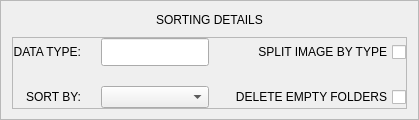
                          <widget class="QFrame" name="frame_sortingDetails">
                           <property name="minimumSize">
                            <size>
                             <width>0</width>
                             <height>100</height>
                            </size>
                           </property>
                           <property name="maximumSize">
                            <size>
                             <width>16777215</width>
                             <height>160</height>
                            </size>
                           </property>
                           <property name="frameShape">
                            <enum>QFrame::StyledPanel</enum>
                           </property>
                           <property name="frameShadow">
                            <enum>QFrame::Raised</enum>
                           </property>
                           <layout class="QVBoxLayout" name="verticalLayout_26" stretch="0,0">
                            <property name="spacing">
                             <number>10</number>
                            </property>
                            <property name="topMargin">
                             <number>12</number>
                            </property>
                            <property name="bottomMargin">
                             <number>10</number>
                            </property>
                            <item>
                             <widget class="QLabel" name="title_sortingDetails">
                              <property name="maximumSize">
                               <size>
                                <width>16777215</width>
                                <height>40</height>
                               </size>
                              </property>
                              <property name="text">
                               <string>SORTING DETAILS</string>
                              </property>
                              <property name="alignment">
                               <set>Qt::AlignCenter</set>
                              </property>
                             </widget>
                            </item>
                            <item>
                             <widget class="QFrame" name="frame_inputDetails">
                              <property name="minimumSize">
                               <size>
                                <width>0</width>
                                <height>0</height>
                               </size>
                              </property>
                              <property name="frameShape">
                               <enum>QFrame::StyledPanel</enum>
                              </property>
                              <property name="frameShadow">
                               <enum>QFrame::Raised</enum>
                              </property>
                              <layout class="QVBoxLayout" name="verticalLayout_29">
                               <property name="spacing">
                                <number>0</number>
                               </property>
                               <property name="leftMargin">
                                <number>0</number>
                               </property>
                               <property name="topMargin">
                                <number>0</number>
                               </property>
                               <property name="rightMargin">
                                <number>0</number>
                               </property>
                               <property name="bottomMargin">
                                <number>0</number>
                               </property>
                               <item>
                                <layout class="QVBoxLayout" name="verticalLayout_28" stretch="0">
                                 <property name="spacing">
                                  <number>0</number>
                                 </property>
                                 <item>
                                  <layout class="QGridLayout" name="gridLayout" rowstretch="0,0,0" columnstretch="0,0,0">
                                   <property name="leftMargin">
                                    <number>0</number>
                                   </property>
                                   <property name="spacing">
                                    <number>20</number>
                                   </property>
                                   <item row="1" column="2">
                                    <widget class="QCheckBox" name="check_splitImageType">
                                     <property name="maximumSize">
                                      <size>
                                       <width>200</width>
                                       <height>16777215</height>
                                      </size>
                                     </property>
                                     <property name="layoutDirection">
                                      <enum>Qt::RightToLeft</enum>
                                     </property>
                                     <property name="text">
                                      <string>SPLIT IMAGE BY TYPE</string>
                                     </property>
                                    </widget>
                                   </item>
                                   <item row="1" column="1">
                                    <widget class="QLineEdit" name="input_dataTypeRename">
                                     <property name="minimumSize">
                                      <size>
                                       <width>0</width>
                                       <height>28</height>
                                      </size>
                                     </property>
                                     <property name="maximumSize">
                                      <size>
                                       <width>200</width>
                                       <height>28</height>
                                      </size>
                                     </property>
                                    </widget>
                                   </item>
                                   <item row="2" column="2">
                                    <widget class="QCheckBox" name="check_deleteEmptyFolders">
                                     <property name="layoutDirection">
                                      <enum>Qt::RightToLeft</enum>
                                     </property>
                                     <property name="text">
                                      <string>DELETE EMPTY FOLDERS</string>
                                     </property>
                                    </widget>
                                   </item>
                                   <item row="2" column="0">
                                    <widget class="QLabel" name="label_sortBy">
                                     <property name="text">
                                      <string>SORT BY:</string>
                                     </property>
                                     <property name="alignment">
                                      <set>Qt::AlignRight|Qt::AlignTrailing|Qt::AlignVCenter</set>
                                     </property>
                                    </widget>
                                   </item>
                                   <item row="2" column="1">
                                    <widget class="QComboBox" name="combo_sortByType">
                                     <property name="maximumSize">
                                      <size>
                                       <width>16777215</width>
                                       <height>28</height>
                                      </size>
                                     </property>
                                    </widget>
                                   </item>
                                   <item row="1" column="0">
                                    <widget class="QLabel" name="label_dataType">
                                     <property name="maximumSize">
                                      <size>
                                       <width>80</width>
                                       <height>16777215</height>
                                      </size>
                                     </property>
                                     <property name="text">
                                      <string>DATA TYPE:</string>
                                     </property>
                                     <property name="alignment">
                                      <set>Qt::AlignRight|Qt::AlignTrailing|Qt::AlignVCenter</set>
                                     </property>
                                    </widget>
                                   </item>
                                  </layout>
                                 </item>
                                </layout>
                               </item>
                              </layout>
                             </widget>
                            </item>
                           </layout>
                          </widget>
